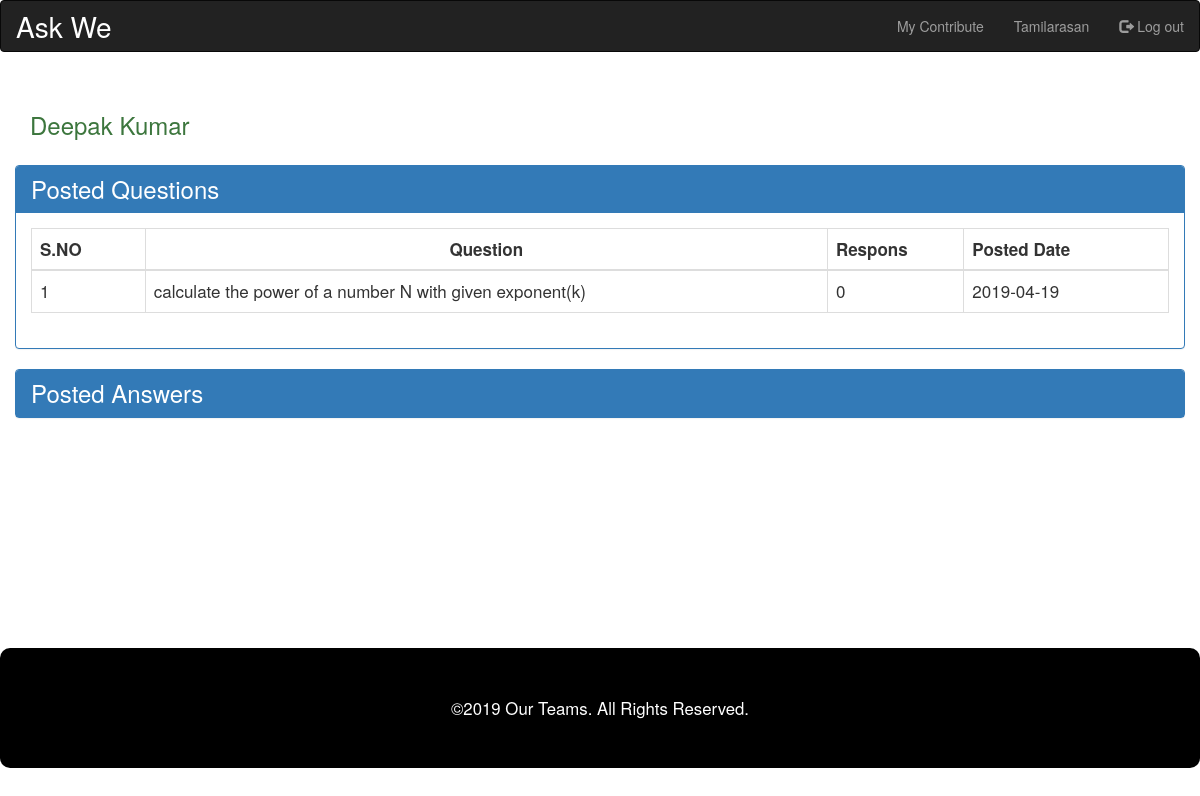
Page /view.php?user=cdeepakkumar.dk11@gmail.com (signed in) on the committed database.
### tables this page shows
CREATE TABLE IF NOT EXISTS `signup` (
  `id` int(30) NOT NULL AUTO_INCREMENT,
  `user` varchar(200) NOT NULL,
  `first` varchar(200) NOT NULL,
  `last` varchar(200) NOT NULL,
  `pass` varchar(200) NOT NULL,
  `city` varchar(200) NOT NULL,
  `phone` varchar(10) NOT NULL,
  PRIMARY KEY (`id`)
);

CREATE TABLE IF NOT EXISTS `questions` (
  `question_id` int(11) NOT NULL AUTO_INCREMENT,
  `question` mediumtext NOT NULL,
  `userid` varchar(30) NOT NULL,
  `time` timestamp NOT NULL DEFAULT CURRENT_TIMESTAMP,
  `answer_count` int(40) NOT NULL,
  PRIMARY KEY (`question_id`)
);

### view.php (the view, shortened to what the rows shown need)
<?php
include('connection.php');
if(isset($_GET['user'])&&isset($_SESSION['username'])&&isset($_SESSION['userpass']))
{
    $query="SELECT * FROM `signup` WHERE `user`='".$_SESSION['username']."' and `pass`='".$_SESSION['userpass']."';";
    $result=mysqli_query($conn,$query);
    $num=mysqli_num_rows($result)or die("error");
    if($num==1)
    {
        while($row=mysqli_fetch_array($result))
        {
            $user=$row['first'];
            $userlast=$row['last'];
            $userid=$row['user'];
            $city=$row['city'];
            $phone=$row['phone'];
        }
    }
    else
    {
      header("location:index.php");
    }
    if($_SESSION['username']==$_GET['user'])
    {
        $userType="user";
    }
    else
    {
        $userType="visiter";
    }
}
else
{
    header('location:index.php');
}
?>
<!DOCTYPE html>
 <html lang="">
 <head>
  <link rel="stylesheet" href="css/login.css">
  <link rel="stylesheet" href="https://maxcdn.bootstrapcdn.com/bootstrap/3.4.0/css/bootstrap.min.css">
</head>
      <body>
      <nav class="navbar navbar-inverse" role="navigation">
          <div class="collapse navbar-collapse navbar-ex1-collapse" id="mynav">
              <ul class="nav navbar-nav navbar-right">
                    <li ><a href="view.php?user=<?php echo  $userid?>"><?php echo  ucwords($user);?></a></li>
              </ul>
          </div>
      </nav>
    <?php
if($userType=="user")
{
?>
<div class="container">
    <div class="row">
        <div class="col-xs-12 col-sm-12 col-md-12 col-lg-12">
            <div class="panel panel-primary">
                <div class="panel-heading" id="personal-head" style="font-size:1.5em">Personal Details:</div>
                <div class="panel-body"  id="personal-body">
                    <?php
                      $person="SELECT * FROM `personal_details` WHERE `username`='".$userid."';";
                      $person_exe=mysqli_query($conn,$person);
                      $gender="";
                      $state="";
                      if(mysqli_num_rows($person_exe)>0)
                      {
                        while ($per=mysqli_fetch_array($person_exe))
                        {
                          $gender=$per['gender'];
                          $state=$per['state'];
                        }
                      }
                    ?>
                  <div class="row">
                      <div class="col-md-6">
                      <form class="form-horizontal">
                        <div class="form-group">
                          <label class="control-label col-sm-2" >Name:</label>
                          <div class="col-sm-10">
                            <input type="text"  id="name"value="<?php echo(ucwords($user)." ".ucwords($userlast));?>" class="form-control">
                          </div>
                          </div>
                          <div class="form-group">
                          <label class="control-label col-sm-2" >Gender:</label>
                          <div class="col-sm-10">
                            <input type="text"  id="gender" value="<?php echo $gender;?>" class="form-control">
                          </div>
                          </div>
                          <div class="form-group">
                          <label class="control-label col-sm-2" >Phone:</label>
                          <div class="col-sm-10">
                            <input type="text"  id="phone" value="<?php echo($phone);?>" class="form-control">
                          </div>
                          </div>
                        </form>
                      </div>
                    <form class="form-horizontal">
                      <div class="col-md-6">
                        <div class="form-group">
                          <label class="control-label col-sm-2" >Email:</label>
                          <div class="col-sm-10">
                            <input type="text"  id="email" value="<?php echo($userid);?>" class="form-control">
                          </div>
                          </div>
                          <div class="form-group">
                          <label class="control-label col-sm-2" >City:</label>
                          <div class="col-sm-10">
                            <input type="text"  id="city" value="<?php echo($city);?>"  class="form-control">
                          </div>
                          </div>
                          <div class="form-group">
                          <label class="control-label col-sm-2" >State:</label>
                          <div class="col-sm-10">
                            <input type="text"  id="state" value="<?php echo $state;?>"  class="form-control">
                          </div>
                          </div>
                      </div>
                    </form>
                    </div>
                            <div class="pull-right">
                                    <button type="button" id="personal-btn" class="btn btn-success">Save Change</button>
                            </div>
                </div>
            </div>
        </div>
        <div class="col-xs-12 col-sm-12 col-md-12 col-lg-12">
            <div class="panel panel-primary">
                <div class="panel-heading" id="edu-head" style="font-size:1.5em">Education Details:</div>
                <div class="panel-body" style="display:none" id="edu-body">
                  <?php
                      $education="SELECT * FROM `education` WHERE `username`='".$userid."';";
                      $education_exe=mysqli_query($conn,$education);
                      $reg="";
                      $college="";
                      $degree="";
                      $dept="";
                      $lang="";
                      $skill="";
                      if(mysqli_num_rows($education_exe)>0)
                      {
                        while ($edu=mysqli_fetch_array($education_exe))
                        {
                            $reg=$edu['registerno'];
                            $college=$edu['collegename'];
                            $degree=$edu['degree'];
                            $dept=$edu['department'];
                            $lang=$edu['language'];
                            $skill=$edu['skills'];
                        }
                      }
                    ?>
                      <div class="row">
                      <div class="col-md-6">
                      <form class="form-horizontal">
                        <div class="form-group">
                          <label class="control-label col-sm-4" >Register No:</label>
                          <div class="col-sm-8">
                            <input type="text"  id="regno"  value="<?php echo($reg);?>" class="form-control">
                          </div>
                          </div>
                          <div class="form-group">
                          <label class="control-label col-sm-4" >College Name:</label>
                          <div class="col-sm-8">
                            <input type="text"  id="college" value="<?php echo $college;?>" class="form-control">
                          </div>
                          </div>
                          <div class="form-group">
                          <label class="control-label col-sm-4" >Language Known:</label>
                          <div class="col-sm-8">
                            <input type="text"  id="lang" value="<?php echo($lang);?>" class="form-control">
                          </div>
                          </div>
                        </form>
                      </div>
                    <form class="form-horizontal">
                      <div class="col-md-6">
                        <div class="form-group">
                          <label class="control-label col-sm-4" >Degree:</label>
                          <div class="col-sm-8">
                            <input type="text"  id="degree" value="<?php echo($degree);?>" class="form-control">
                          </div>
                          </div>
                          <div class="form-group">
                          <label class="control-label col-sm-4" >Department:</label>
                          <div class="col-sm-8">
                            <input type="text"  id="dept" value="<?php echo($dept);?>"  class="form-control">
                          </div>
                          </div>
                          <div class="form-group">
                          <label class="control-label col-sm-4" >Programming Skill:</label>
                          <div class="col-sm-8">
                            <input type="text"  id="skill" value="<?php echo $skill;?>"  class="form-control">
                          </div>
                          </div>
                      </div>
                    </form>
                    </div>
                      <div class="pull-right">
                                    <button type="button" id="edu-btn" class="btn btn-success">Save Change</button>
                            </div>
                </div>
            </div>
        </div>
        <div class="col-xs-12 col-sm-12 col-md-12 col-lg-12">
            <div class="panel panel-primary">
                <div class="panel-heading" id="con-head" style="font-size:1.5em">Contect Details:</div>
                <div class="panel-body" style="display:none" id="con-body">
                        <?php
                      $contect="SELECT * FROM `contect` WHERE `username`='".$userid."';";
                      $contect_exe=mysqli_query($conn,$contect);
                      $whatsapp="";
                      $fb="";
                      $tweeter="";
                      $git="";
                      $linkedlin="";
                      $instagram="";
                      if(mysqli_num_rows($contect_exe)>0)
                      {
                        while ($con=mysqli_fetch_array($contect_exe))
                        {
                            $whatsapp=$con['whatsapp'];
                            $fb=$con['facebook'];
                            $tweeter=$con['twitter'];
                            $git=$con['githup'];
                            $linkedlin=$con['linkedlin'];
                            $instagram=$con['instagram'];
                        }
                      }
                    ?>
                            <div class="row">
                      <div class="col-md-6">
                      <form class="form-horizontal">
                        <div class="form-group">
                          <label class="control-label col-sm-2" >LinkedIn:</label>
                          <div class="col-sm-10">
                            <input type="text"  id="linkedlin"value=" <?php echo($linkedlin);?>" class="form-control">
                          </div>
                          </div>
                          <div class="form-group">
                          <label class="control-label col-sm-2" >Git Hub:</label>
                          <div class="col-sm-10">
                            <input type="text"  id="git" value="<?php echo $git;?>" class="form-control">
                          </div>
                          </div>
                          <div class="form-group">
                          <label class="control-label col-sm-2" >Twitter:</label>
                          <div class="col-sm-10">
                            <input type="text"  id="tweeter" value="<?php echo($tweeter);?>" class="form-control">
                          </div>
                          </div>
                        </form>
                      </div>
                    <form class="form-horizontal">
                      <div class="col-md-6">
                        <div class="form-group">
                          <label class="control-label col-sm-2" >WhatsApp:</label>
                          <div class="col-sm-10">
                            <input type="text"  id="whatsapp" value="<?php echo($whatsapp);?>" class="form-control">
                          </div>
                          </div>
                          <div class="form-group">
                          <label class="control-label col-sm-2" >Facebook:</label>
                          <div class="col-sm-10">
                            <input type="text"  id="fb" value="<?php echo($fb);?>"  class="form-control">
                          </div>
                          </div>
                          <div class="form-group">
                          <label class="control-label col-sm-2" >Instagram:</label>
                          <div class="col-sm-10">
                            <input type="text"  id="instagram" value="<?php echo $instagram;?>"  class="form-control">
                          </div>
                          </div>
                      </div>
                    </form>
                    </div>
                            <div class="pull-right">
                                    <button type="button" id="con-btn" class="btn btn-success">Save Change</button>
                            </div>
                </div>
                </div>
            </div>
        </div>
    </div>
</div>
<?php
}
else
{
  $getname="SELECT * FROM `signup` WHERE `user`='".$_GET['user']."';";
  $get_user_name=mysqli_query($conn,$getname);
  $name="";
  $last="";
  if(mysqli_num_rows($get_user_name)>0)
  {
    while ($fetch_name=mysqli_fetch_array($get_user_name))
    {
      $name=$fetch_name['first'];
      $last=$fetch_name['last'];
    }
  }
?>
<div class="container">
   <h3 class="pull-left text-success"><?php echo ucwords($name)." ".ucwords($last);?><h3>
  <br>
  <br>
  <div class="row">
      <div class="panel panel-primary">
        <div class="panel-heading" id="question-head" style="font-size:1em;">
          Posted Questions
         </div>
        <div class="panel-body" id="question-body" style="font-size: 17px;">
          <div class="table-responsive">
            <table class="table table-bordered table-hover">
              <thead>
                <tr>
                  <th width="10%">S.NO</th>
                  <th width="60%" style="text-align: center;">Question</th>
                  <th width="12%">Respons</th>
                  <th width="18%">Posted Date</th>
                </tr>
              </thead>
              <tbody>
              <?php
                $fetQuestion="SELECT * FROM `questions` WHERE `userid`='".$_GET['user']."';";
                $getQuestion=mysqli_query($conn,$fetQuestion);
                if(mysqli_num_rows($getQuestion)>0)
                {
                  $i=1;
                  while ($fetch_Question=mysqli_fetch_array($getQuestion))
                  {
                    $splitTimeStamp = explode(" ",$fetch_Question['time']);
                    ?>
                    <tr>
                      <td><?php echo $i;?></td>
                      <td><?php echo $fetch_Question['question'];?></td>
                      <td><?php echo $fetch_Question['answer_count']; ?></td>
                      <td><?php echo $splitTimeStamp[0]; ?></td>
                    </tr>
                    <?php
                  $i++;
                  }
                }
                else
                {
                  ?>
                       <tr>
                            <td colspan="4" class="text-center text-danger"><?php echo ucwords($name)." ".ucwords($last)." ";?> did not submit any Question</td>
                      </tr>
                  <?php
                }
              ?>
              </tbody>
            </table>
          </div>
        </div>
      </div>
      <div class="panel panel-primary">
        <div class="panel-heading" id="answer-head" style="font-size:1em">Posted Answers</div>
        </div>
      </div>
</div>
<?php
}
?>
        </body>
 </html>
 <?php
 include('footer.php');
 ?>

### rows in the picture
signup: first "Tamilarasan"
signup: first "Deepak", last "Kumar"
questions: question "calculate the power of a number N with given exponent(k)", answer_count "0", time "2019-04-19"
